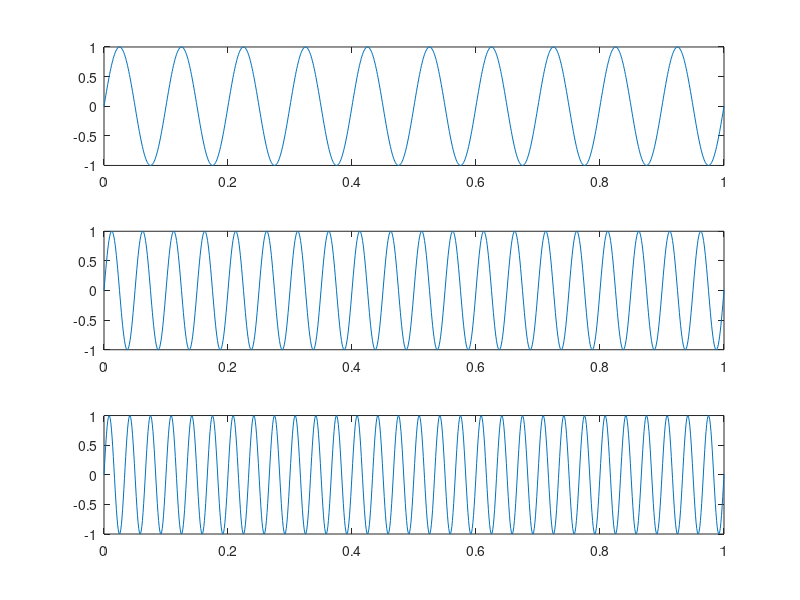

Source code (MATLAB):
t=0:0.001:1;
f1=10;
f2=20;
f3=30;
y1=sin((2*pi*f1*t));
y2=sin((2*pi*f2*t));
y3=sin((2*pi*f3*t));
subplot(311);plot(t,y1)
subplot(312);plot(t,y2)
subplot(313);plot(t,y3)